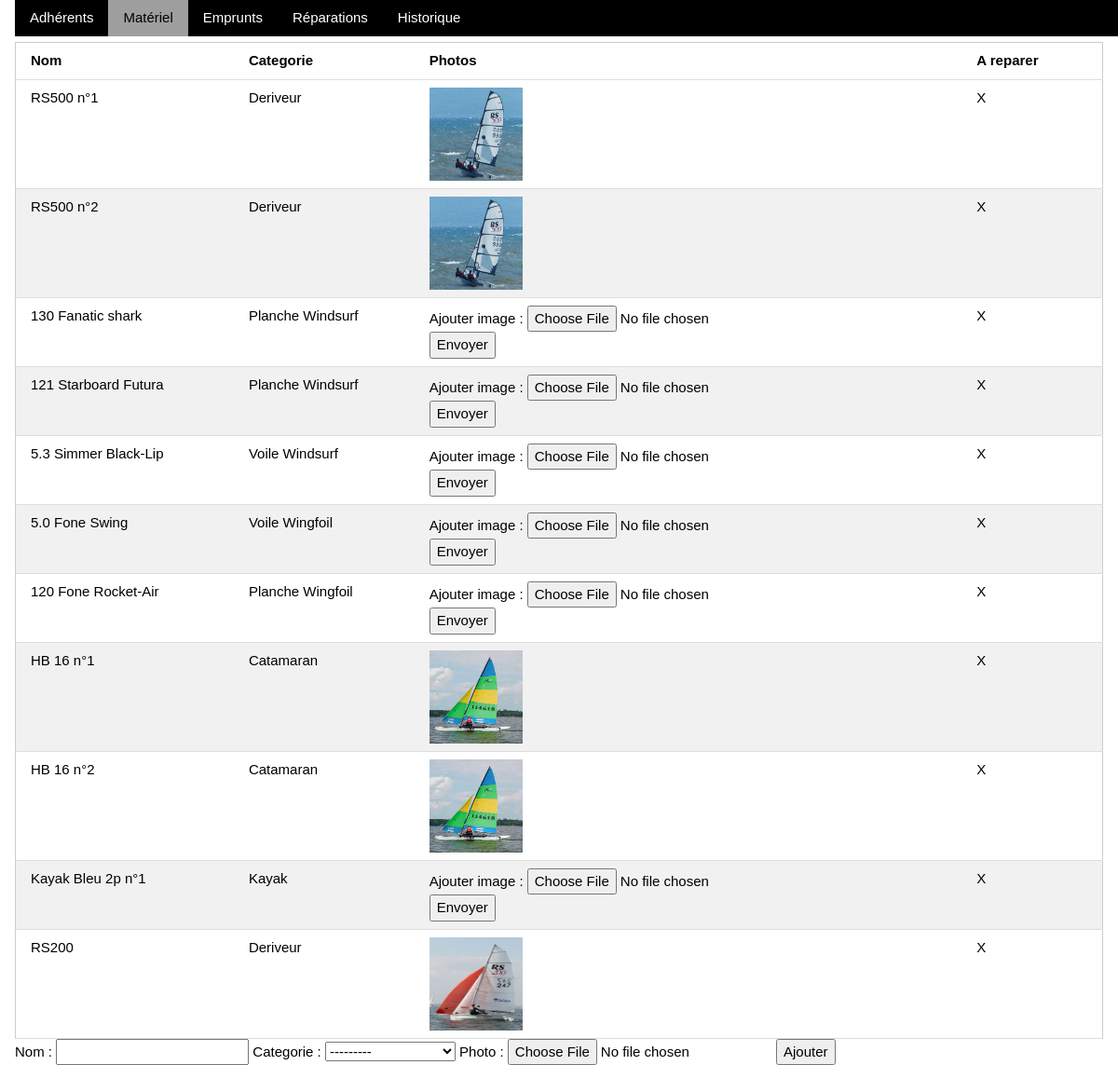
/materiel/, run on the app's committed database.
### gestion/models.py (models this page shows, shortened)
class Gear(models.Model):
    name = models.CharField(max_length=64, unique=True)
    category = models.ForeignKey(GearCat, on_delete=models.DO_NOTHING, null=False)
    toRepair = models.BooleanField(default=False)
    photo = models.ImageField(upload_to='photos/', null=True, blank=True)
    class Meta:
        verbose_name = 'Materiel'

class GearCat(models.Model):
    name = models.CharField(max_length=64, unique=True)
    def __str__(self):
        return self.name
    class Meta:
        verbose_name = "Categorie Materiel"

### gestion/views.py (the view)
# urls.py: path('materiel/', views.materiel, name='materiel'),
def materiel(request):
    newGearForm = None
    addImageForm = None
    if request.method == 'POST':
        if request.POST['action'] == 'Ajouter':
            newGearForm = GearForm(request.POST, request.FILES)
            if newGearForm.is_valid():
                newGearForm.save()
                return redirect('materiel')
        elif request.POST['action'] == 'Envoyer':
            addImageForm = AddImageForm(request.POST, request.FILES)
            gear_id = int(request.POST['id'])
            if addImageForm.is_valid():
                g = Gear.objects.get(id=gear_id)
                imageFile = request.FILES['photo']
                g.photo = imageFile
                g.save()
                return redirect('materiel')
    else:
        newGearForm = GearForm()
        addImageForm = AddImageForm()
    context = {
        "newGearForm": newGearForm,
        "addImageForm": addImageForm,
        "materiel": Gear.objects.all(),
        "pageName": "materiel",
       }
    return render(request, "gestion/materiel.html", context)

### gestion/forms.py
class GearForm(forms.ModelForm):
    name = forms.CharField(max_length=64, label="Nom", required=True)
    category = forms.ModelChoiceField(queryset=GearCat.objects.all(), label="Categorie", required=True)
    photo = forms.ImageField(label="Photo", required=False)
    class Meta:
        model = Gear
        fields = ['name', 'category', 'photo']

class AddImageForm(forms.Form):
    photo = forms.ImageField(label="Ajouter image", required=True)
    class Meta:
        fields = ['photo']

### gestion/templates/gestion/materiel.html (shortened to what this page needs)
{% include "gestion/head.html" %}
        <table class="table-sortable w3-table-all w3-hoverable">
            <tr>
                <thead>
                <th data-sort="string">Nom</th>
                <th data-sort="string">Categorie</th>
                <th data-sort="string">Photos</th>
                <th data-sort="string">A reparer</th>
                </thead>
            </tr>
            <tbody>
            {% for m in materiel %}
                <tr>
                    <td>{{ m.name }}</td>
                    <td>{{ m.category.name }}</td>
                    <td>
                        {% if m.photo %}
                            <img src="{{ m.photo.url }}" alt="" width="100" height="100">
                        {% else %}
                            <form method="post" enctype="multipart/form-data">
                                {{ addImageForm.as_div }}
                                <input type="submit" name="action" value="Envoyer">
                            </form>
                        {% endif %}
                    </td>
                    {% if m.toRepair %}
                    	<td>V</td>
                    {% else %}
                    	<td>X</td>
                    {% endif %}
                    <td></td>
                </tr>
            {% endfor %}
            </tbody>
        </table>
        <div>
            <form method="post" enctype="multipart/form-data">
                {{ newGearForm }}
                <input type="submit" name="action" value="Ajouter">
            </form>
        </div>
    </div>
</body>

### gestion/static/css/gestion/w3.css (style rules this page uses)
*,*:before,*:after { box-sizing:inherit }
html { -ms-text-size-adjust:100%;-webkit-text-size-adjust:100% }
body { margin:0 }
img { border-style:none }
button,input,select,textarea,optgroup { font:inherit;margin:0 }
button,input { overflow:visible }
button,select { text-transform:none }
button,[type=button],[type=reset],[type=submit] { -webkit-appearance:button }
html,body { font-family:Verdana,sans-serif;font-size:15px;line-height:1.5 }
html { overflow-x:hidden }
img { vertical-align:middle }
.w3-table,.w3-table-all { border-collapse:collapse;border-spacing:0;width:100%;display:table }
.w3-table-all { border:1px solid #ccc }
.w3-bordered tr,.w3-table-all tr { border-bottom:1px solid #ddd }
.w3-table-all tr:nth-child(odd) { background-color:#fff }
.w3-table-all tr:nth-child(even) { background-color:#f1f1f1 }
.w3-table td,.w3-table th,.w3-table-all td,.w3-table-all th { padding:8px 8px;display:table-cell;text-align:left;vertical-align:top }
.w3-table th:first-child,.w3-table td:first-child,.w3-table-all th:first-child,.w3-table-all td:first-child { padding-left:16px }

### data on the page
Gear: name "RS500 n°1", category.name "Deriveur", photo (picture), toRepair "X"
Gear: name "RS500 n°2", category.name "Deriveur", photo (picture), toRepair "X"
Gear: name "130 Fanatic shark", category.name "Planche Windsurf", toRepair "X"
Gear: name "121 Starboard Futura", category.name "Planche Windsurf", toRepair "X"
Gear: name "5.3 Simmer Black-Lip", category.name "Voile Windsurf", toRepair "X"
Gear: name "5.0 Fone Swing", category.name "Voile Wingfoil", toRepair "X"
Gear: name "120 Fone Rocket-Air", category.name "Planche Wingfoil", toRepair "X"
Gear: name "HB 16 n°1", category.name "Catamaran", photo (picture), toRepair "X"
Gear: name "HB 16 n°2", category.name "Catamaran", photo (picture), toRepair "X"
Gear: name "Kayak Bleu 2p n°1", category.name "Kayak", toRepair "X"
Gear: name "RS200", category.name "Deriveur", photo (picture), toRepair "X"
